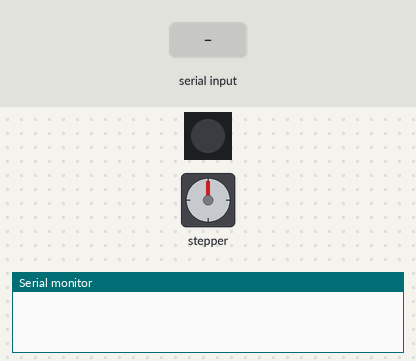
Simulated run of this sketch. Board: Arduino Uno, built with avr-gcc and run on an emulated ATmega328P. On the bench: 1 RGB LEDs in strip order, left to right, stepper motor, the last lines printed to the serial monitor. The inputs (shaded band) are chosen by the test bench. Stepper angles assume 200 steps per turn.

Above: at 1.2 s.
1.3 s: "90,45\n" received over Serial
At 3.5 s:
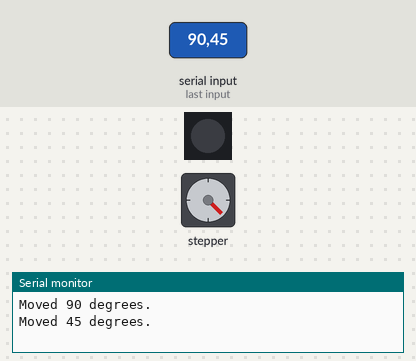
4.2 s: "30,150\n" received over Serial
At 5.45 s:
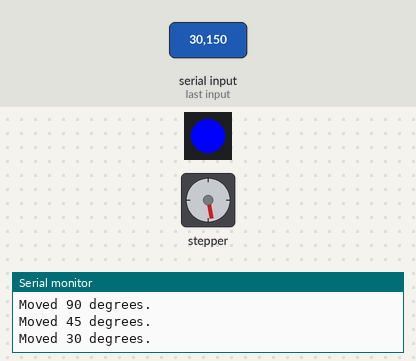
7.2 s: "200\n" received over Serial
At 9.0 s:
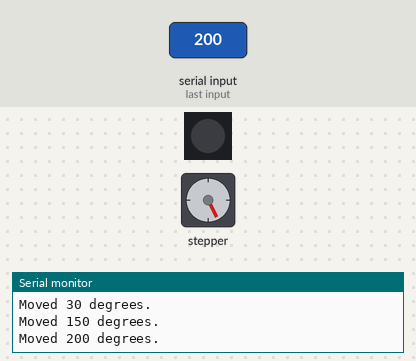
9.3 s: "90\n" received over Serial
At 10.4 s:
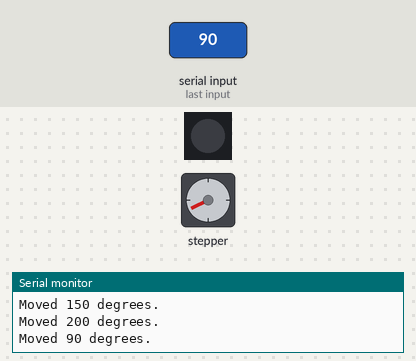
11.1 s: "5\n" received over Serial
At 11.8 s:
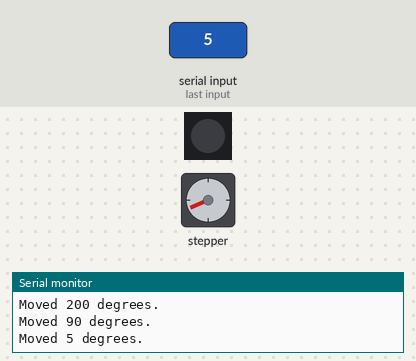
12.6 s: "90,45\n" received over Serial
At 14.5 s:
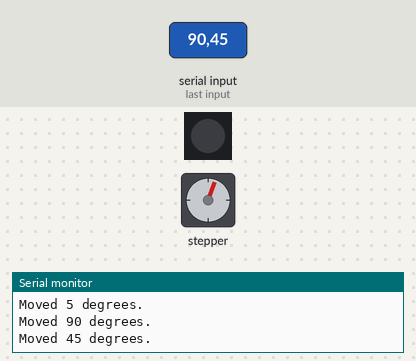
Timing chart, 0 to 16.0 s (numbered marks = the images above; inputs shaded):
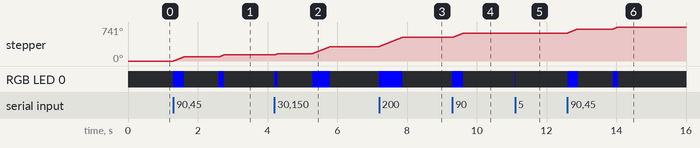

Measured:
- after the input at 1.3 s, stepper: turns 90° clockwise in 0.29 s, then 45° clockwise in 0.15 s; RGB LED 0: off → RGB(0, 0, 255) at once, → off 0.30 s later, → RGB(0, 0, 255) 1.0 s later, → off 0.15 s later
- after the input at 4.2 s, stepper: turns 28° clockwise in 0.10 s, then 150° clockwise in 0.50 s; RGB LED 0: off → RGB(0, 0, 255) at once, → off 0.10 s later, → RGB(0, 0, 255) 1.0 s later, → off 0.50 s later
- after the input at 7.2 s, stepper: turns 200° clockwise in 0.65 s, starting at once; RGB LED 0: off → RGB(0, 0, 255) at once, → off 0.67 s later
- after the input at 9.3 s, stepper: turns 90° clockwise in 0.29 s, starting at once; RGB LED 0: off → RGB(0, 0, 255) at once, → off 0.30 s later
- after the input at 12.6 s, stepper: turns 90° clockwise in 0.29 s, then 45° clockwise in 0.15 s; RGB LED 0: off → RGB(0, 0, 255) at once, → off 0.30 s later, → RGB(0, 0, 255) 1.0 s later, → off 0.15 s later

The sketch:

StepperEnterDegreeTest.ino
```cpp
#include <Stepper.h>
#include <FastLED.h>

// Define the number of steps per revolution
const int stepsPerRevolution = 200;

// Initialize the stepper motor with the pins connected
Stepper myStepper(stepsPerRevolution, 8, 9, 10, 11);

// Set the speed of the stepper motor in RPM (rotations per minute)
const int motorSpeed = 50;

// LED setup
#define LED_PIN     6
#define NUM_LEDS     1
CRGB leds[NUM_LEDS];

void setup() {
  // Set the speed of the motor in RPM
  myStepper.setSpeed(motorSpeed);

  // Initialize serial communication
  Serial.begin(9600);

  // Initialize the LED strip
  FastLED.addLeds<NEOPIXEL, LED_PIN>(leds, NUM_LEDS);
  FastLED.clear(); // Make sure the LED strip starts off
}

void loop() {
  // Check if serial data is available
  if (Serial.available() > 0) {
    // Read the input value
    int degrees = Serial.parseInt();

    // Check if a valid degree value is received (non-zero)
    if (degrees != 0) {
      // Calculate the steps needed for the desired degrees
      long stepsToMove = (long) degrees * stepsPerRevolution / 360;

      // Turn the LED blue to indicate the motor is moving
      leds[0] = CRGB::Blue;
      FastLED.show();

      // Rotate the motor to the desired position
      myStepper.step(stepsToMove);

      // Print feedback to the serial monitor
      Serial.print("Moved ");
      Serial.print(degrees);
      Serial.println(" degrees.");

      // Turn off the LED after the motor has moved
      leds[0] = CRGB::Black;
      FastLED.show();
    } else {
      // Handle the case where degrees is zero or invalid
      Serial.println("No movement. Received invalid or zero degrees value.");
    }

    // Optionally, you can add a delay or other logic here
    delay(1000); // Delay for 1 second after each movement (optional)
  }
}
```
